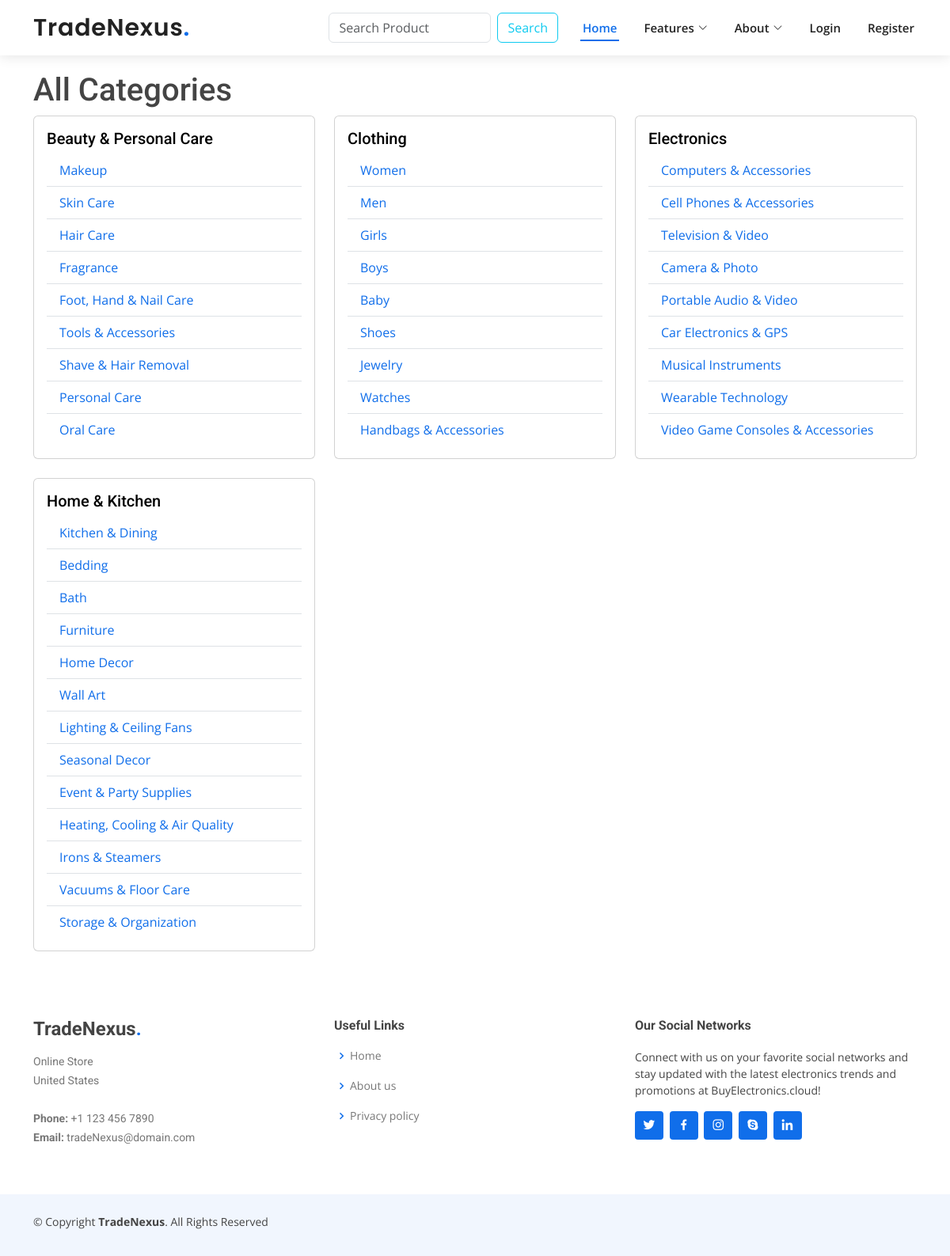
Page /categories/ on the committed database.
### WebApp/models.py (models this page shows, shortened)
class Categories(models.Model):
    name = models.CharField(max_length=100, unique=True)
    parent = models.ForeignKey('self', on_delete=models.CASCADE, null=True, blank=True, related_name='children')
    class Meta:
            verbose_name = "Categories"
            verbose_name_plural = "Categories"
            db_table = 'categories'  # Ex

### WebApp/views.py (the view)
# urls.py: path('categories/', views.list_categories, name='category_list'),
def list_categories(request):
    categories = Categories.objects.all().order_by('name')
    return render(request, 'category_list.html', {'categories': categories})

### WebApp/templates/category_list.html
{% extends "base.html" %}
{% block content %}
<div class="container mt-5">
    <h1 style="margin-top:90px">All Categories</h1>
    <div class="row">
        {% for category in categories %}
            {% if not category.parent %}
                <div class="col-md-4 mb-4">
                    <div class="card">
                        <div class="card-body">
                            <h5 class="card-title" > <a style="color:black" href="{% url 'category_products' category.id %}">{{ category.name }}</a></h5>
                            {% if category.children.all %}
                                <ul class="list-group list-group-flush">
                                    {% for subcategory in category.children.all %}
                                        <li class="list-group-item">
                                            <a href="{% url 'category_products' subcategory.id %}">{{ subcategory.name }}</a>
                                        </li>
                                    {% endfor %}
                                </ul>
                            {% endif %}
                        </div>
                    </div>
                </div>
            {% endif %}
        {% endfor %}
    </div>
</div>
{% endblock %}

### WebApp/static/affiliate/assets/css/style.css (style rules this page uses)
body { font-family: "Open Sans", sans-serif; color: #444444; }
a { color: #106eea; text-decoration: none; }
h1, h2, h3, h4, h5, h6 { font-family: "Roboto", sans-serif; }
.scrolled-offset { margin-top: 70px; }

### rows in the picture
Categories: name "Beauty & Personal Care"
Categories: name "Makeup"
Categories: name "Skin Care"
Categories: name "Hair Care"
Categories: name "Fragrance"
Categories: name "Foot, Hand & Nail Care"
Categories: name "Tools & Accessories"
Categories: name "Shave & Hair Removal"
Categories: name "Personal Care"
Categories: name "Oral Care"
Categories: name "Clothing"
Categories: name "Women"
Categories: name "Men"
Categories: name "Girls"
Categories: name "Boys"
Categories: name "Baby"
Categories: name "Shoes"
Categories: name "Jewelry"
Categories: name "Watches"
Categories: name "Handbags & Accessories"
Categories: name "Electronics"
Categories: name "Computers & Accessories"
Categories: name "Cell Phones & Accessories"
Categories: name "Television & Video"
Categories: name "Camera & Photo"
Categories: name "Portable Audio & Video"
Categories: name "Car Electronics & GPS"
Categories: name "Musical Instruments"
Categories: name "Wearable Technology"
Categories: name "Video Game Consoles & Accessories"
Categories: name "Home & Kitchen"
Categories: name "Kitchen & Dining"
Categories: name "Bedding"
Categories: name "Bath"
Categories: name "Furniture"
Categories: name "Home Decor"
Categories: name "Wall Art"
Categories: name "Lighting & Ceiling Fans"
Categories: name "Seasonal Decor"
Categories: name "Event & Party Supplies"
Categories: name "Heating, Cooling & Air Quality"
Categories: name "Irons & Steamers"
Categories: name "Vacuums & Floor Care"
Categories: name "Storage & Organization"
